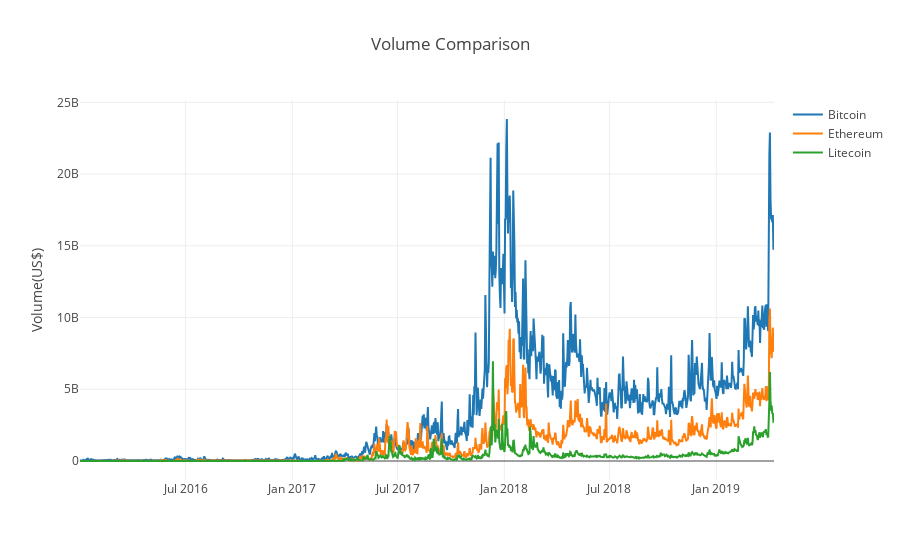

The notebook cell saved with this chart:
### Code cell
vol_1 = go.Scatter(x=combined_data['Date'], y=combined_data['Bitcoin Volume'], name = 'Bitcoin')
vol_2 = go.Scatter(x=combined_data['Date'], y=combined_data['Ethereum Volume'], name = 'Ethereum')
vol_3 = go.Scatter(x=combined_data2['Date'], y=combined_data2['Litecoin Volume'], name = 'Litecoin')

data_2 = go.Data([vol_1, vol_2, vol_3])
layout=go.Layout(title="Volume Comparison", yaxis={'title':'Volume(US$)'})
figure=go.Figure(data=data_2,layout=layout)
py.iplot(figure)

### Figure 1 — Plotly figure (JSON) as saved in the notebook; plotly's stock layout.template omitted (floating-point values rounded to 4 significant figures; data arrays with more than 128 entries replaced by an {"elided": "..."} marker saying what was removed)
{"data": [{"name": "Bitcoin", "type": "scatter", "uid": "3e25db83-bb9b-432d-b073-513ab0cbd748", "x": {"elided": "1196 str values"}, "y": {"elided": "1196 int values"}}, {"name": "Ethereum", "type": "scatter", "uid": "774fafdc-17ff-4da8-93dc-a2dcb343ccdf", "x": {"elided": "1196 str values"}, "y": {"elided": "1196 int values"}}, {"name": "Litecoin", "type": "scatter", "uid": "c77406e8-ac11-4e33-8023-fb6b721c0122", "x": {"elided": "1196 str values"}, "y": {"elided": "1196 int values"}}], "layout": {"title": {"text": "Volume Comparison"}, "yaxis": {"title": {"text": "Volume(US$)"}}}}
